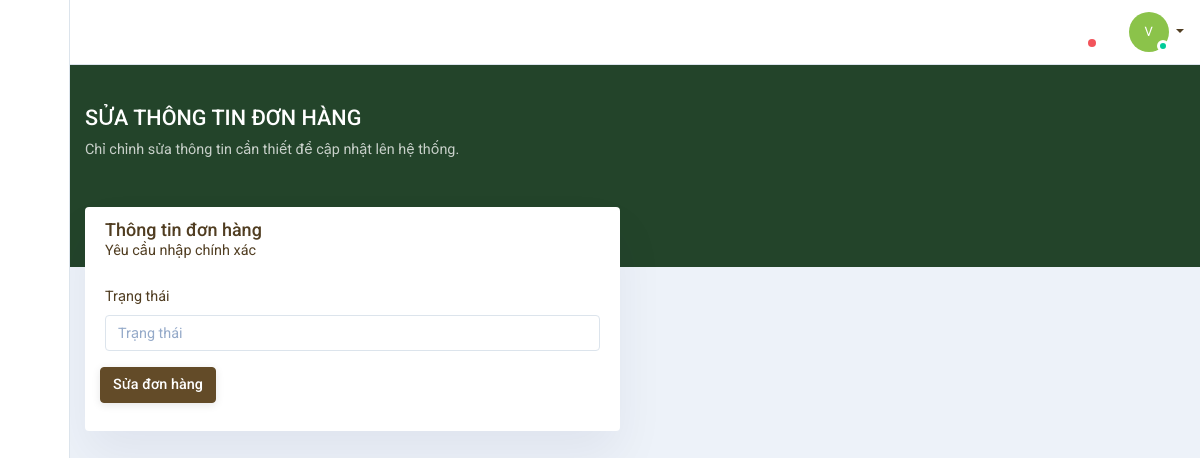
Page /admin/quan_tri_don_hang/sua_trang_thai/6 on the earlier database version.
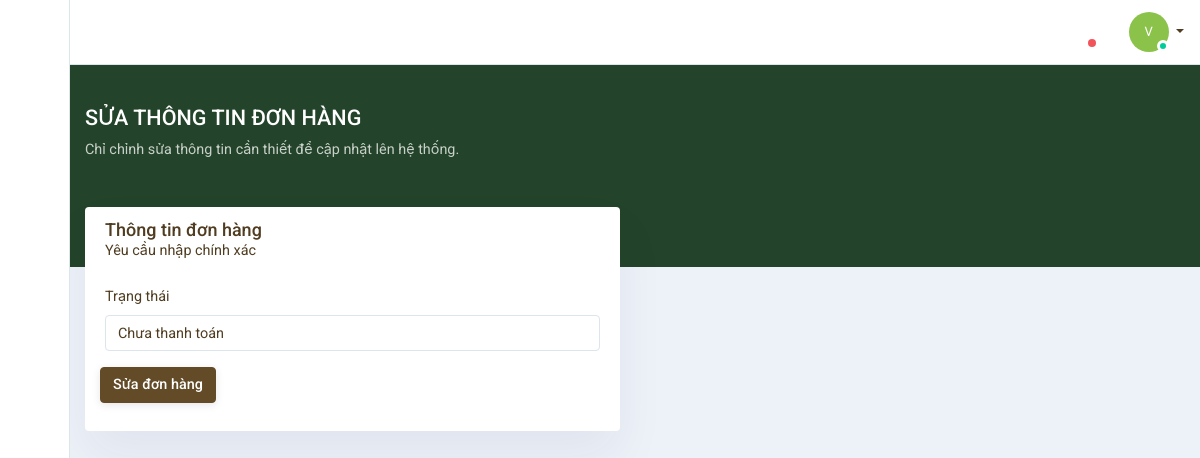
Same page on the later database version.
### tables this page shows
CREATE TABLE `tbl_don_hang` (
  `id` int(11) NOT NULL,
  `id_kh` int(11) NOT NULL,
  `ngay_tao` timestamp NOT NULL DEFAULT current_timestamp(),
  `trang_thai` varchar(100) NOT NULL
);

### application/controllers/admin/Quan_tri_don_hang.php (called while the page is built, shortened)
<?php
class Quan_tri_don_hang extends CI_Controller {
	public function sua_trang_thai()
	{
		$this->load->helper('url');
		$this->load->database();
		$this->load->model('don_hang');
		$id = $this->uri->segment(4);
		$data['don_hang'] = $this->don_hang->lay_don_hang_theo_ID($id);
		$this->load->view('admin/don_hang_sua', $data);
	}
}

### index.php (called while the page is built, shortened)
<?php
require_once BASEPATH.'core/CodeIgniter.php';

### application/models/don_hang.php (called while the page is built, shortened)
<?php
Class don_hang extends CI_Model {
	public function lay_don_hang_theo_ID($id)
        {
			$query = $this->db->query("
				SELECT tbl_khach_hang.email as email, tbl_don_hang.id as id, date(tbl_don_hang.ngay_tao) as ngay_tao, SUM(tbl_don_hang_chi_tiet.price) as tong_tien, tbl_don_hang.trang_thai, tbl_khach_hang.quan as quan, tbl_khach_hang.thanh_pho as thanh_pho, tbl_khach_hang.ten_kh as ten_kh, tbl_doi_ngu.name as ten_nv, tbl_don_hang_chi_tiet.price as don_gia, tbl_don_hang_chi_tiet.qty as so_luong, (tbl_don_hang_chi_tiet.qty * tbl_don_hang_chi_tiet.price) as thanh_tien
			FROM tbl_don_hang, tbl_khach_hang, tbl_don_hang_chi_tiet, tbl_doi_ngu
			WHERE tbl_don_hang.id_kh = tbl_khach_hang.id AND tbl_don_hang.id = tbl_don_hang_chi_tiet.ma_don AND tbl_don_hang_chi_tiet.id_nv = tbl_doi_ngu.id AND tbl_don_hang_chi_tiet.ma_don='".$id."'
			");
	        return  $query->row();
        }
}
;?>

### application/views/admin/don_hang_sua.php (the view, shortened to what the changed rows need)
<!DOCTYPE html>
<html lang="en">
<head>
<link rel='stylesheet' href='https://d33wubrfki0l68.cloudfront.net/css/478ccdc1892151837f9e7163badb055b8a1833a5/crisp/assets/vendor/pace/pace.css'/>
<link rel='stylesheet' type='text/css' href='https://d33wubrfki0l68.cloudfront.net/bundles/291bbeead57f19651f311362abe809b67adc3fb5.css'/>
<link rel='stylesheet' href='https://d33wubrfki0l68.cloudfront.net/bundles/30bc673ce76f73ecf02568498f6b139269f6e4c7.css'/>
<link rel='stylesheet' type='text/css' href='https://d33wubrfki0l68.cloudfront.net/css/548117a22d5d22545a0ab2dddf8940a2e32c04ed/default/assets/fonts/materialdesignicons/materialdesignicons.min.css'/>
<link rel='stylesheet' type='text/css' href='https://d33wubrfki0l68.cloudfront.net/css/0940f25997c8e50e65e95510b30245d116f639f0/light/assets/fonts/feather/feather-icons.css'/>
<link rel='stylesheet' type='text/css' href='<?=base_url();?>atmos.min.css'/>
</head>
<body class="page-home">
<main class="admin-main">
    <section class="admin-content">
        <div class="container  pull-up">
            <div class="row">
                <div class="col-lg-6">
                    <div class="card m-b-30">
                        <form method="POST" action="<?=base_url().'admin/quan_tri_don_hang/thuc_hien_sua_trang_thai';?>">
                        <div class="card-body ">
                            <div class="form-row">
                                <div class="form-group col-md-12">
                                    <label for="txtTrangThai">Trạng thái</label>
                                    <input type="text" class="form-control" name="txtTrangThai" placeholder="Trạng thái" value="<?=$don_hang->trang_thai;?>">
                                </div>
                        </div>
                                </form>
                    </div>
                </div>
            </div>
        </div>
    </section>
</main>
</body>
</html>

Differences in the rows shown:
now on this page (row edited): tbl_don_hang: txtTrangThai "Chưa thanh toán"
